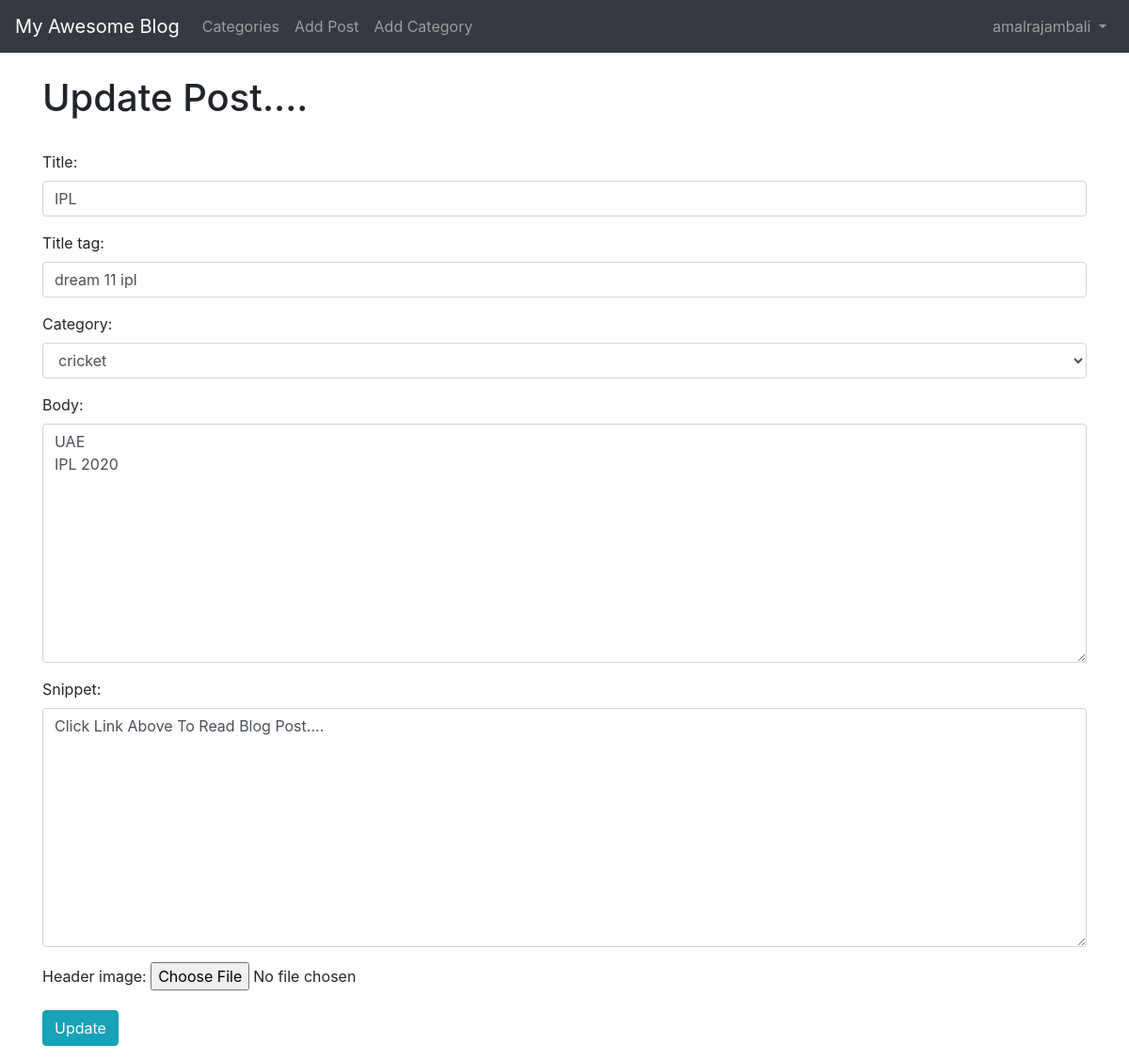
Before: /article/edit/8 (signed in) with the older database file.
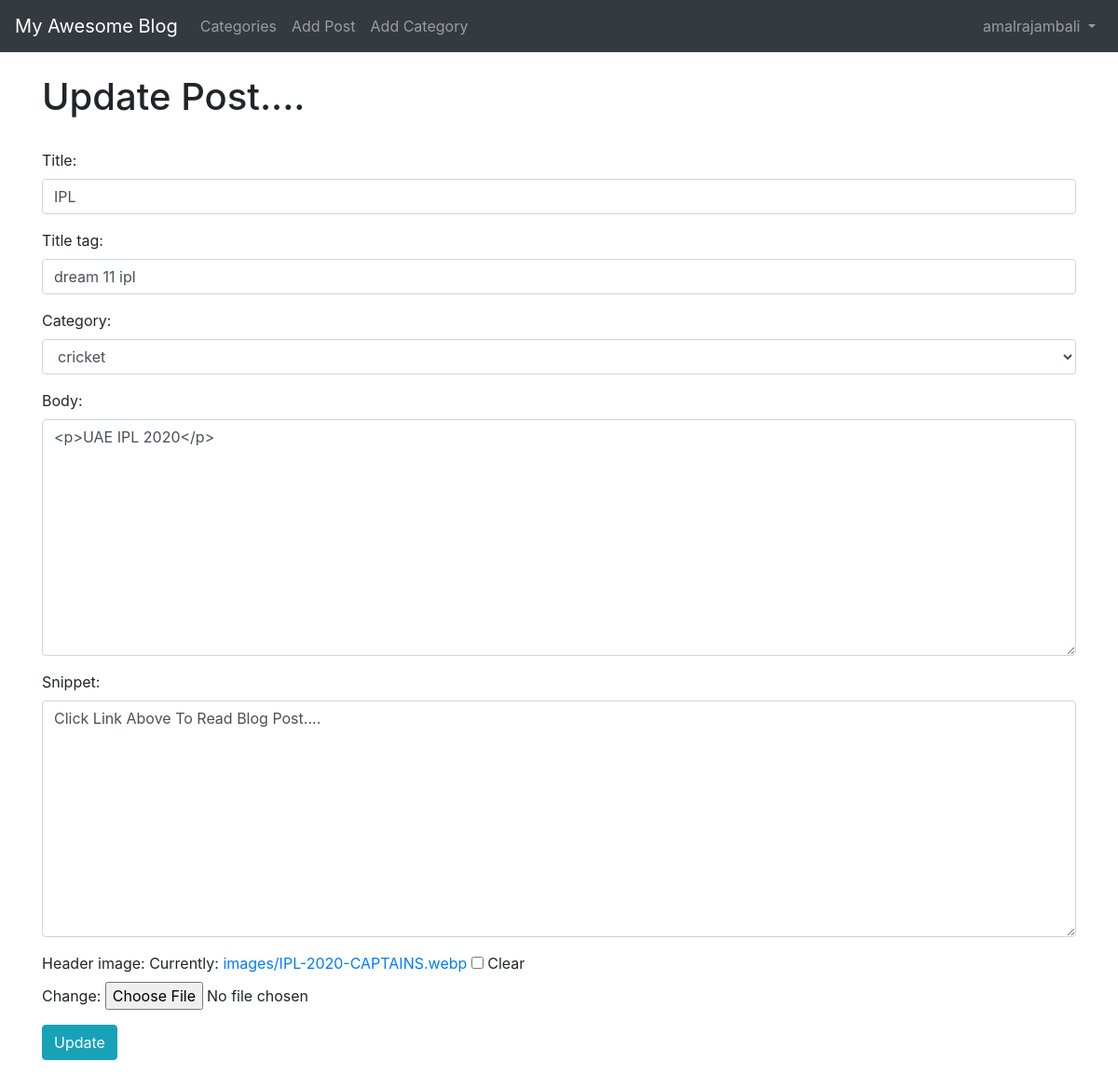
After: the same page with the newer database file.
### theblog/models.py (models this page shows, shortened)
class Post(models.Model):
    title = models.CharField(max_length=255)
    header_image = models.ImageField(null=True, blank=True, upload_to="images/")
    title_tag = models.CharField(max_length=255)
    author = models.ForeignKey(User,on_delete=models.CASCADE)  # user account delete cheythal athil ulla blogs okke delete avum
    body = RichTextField(blank=True, null=True)
    post_date = models.DateField(auto_now_add=True)
    category = models.CharField(max_length=255, default='coding')
    snippet = models.CharField(max_length=255)
    likes = models.ManyToManyField(User, related_name='blog_posts')

### theblog/views.py (the view)
# urls.py: path('article/edit/<int:pk>', UpdatePostView.as_view(), name="update_post"),
class UpdatePostView(UpdateView):
    model = Post
    form_class = Editform
    template_name = "update_post.html"

### theblog/forms.py
class Editform(forms.ModelForm):
    class Meta:
        model = Post
        fields = ('title', 'title_tag', 'category', 'body', 'snippet', 'header_image')
        widgets = {
            'title': forms.TextInput(attrs={'class': 'form-control'}),
            'title_tag': forms.TextInput(attrs={'class': 'form-control'}),
            'author': forms.Select(attrs={'class': 'form-control'}),
            'category': forms.Select(choices=choices_list, attrs={'class': 'form-control'}),
            'body': forms.Textarea(attrs={'class': 'form-control'}),
            'snippet': forms.Textarea(attrs={'class': 'form-control'}),
        }

### theblog/templates/update_post.html (shortened to what this page needs)
<!DOCTYPE html>
{% extends 'base.html' %}
{% block content %}
    {% if user.is_authenticated %}
        {% if user.id == post.author.id %}
        <h1>Update Post....</h1>
        <br>
         <div class="form-group">
            <form method="post" enctype="multipart/form-data">
                {{ form.as_p }}
                <button class="btn btn-info">Update</button>
            </form>
         </div>
        {% else %}
             You are not allowed here!!!!(and you know it..!!!!)
        {% endif %}
    {% else %}
    You are not allowed here!!!!
    {% endif %}
{% endblock %}

Changed rows visible on the page:
changed Post "IPL": body "UAE IPL 2020" → "<p>UAE IPL 2020</p>"
Other visible differences:
form field as_p: (not shown) → "☐"
text no longer shown: "Title: Title tag: Category: Body: Snippet: Header image:"
text now shown: "Title: Title tag: Category: Body: Snippet: Header image: Currently: images/IPL-2020-CAPTAINS.webp Clear Change:"
